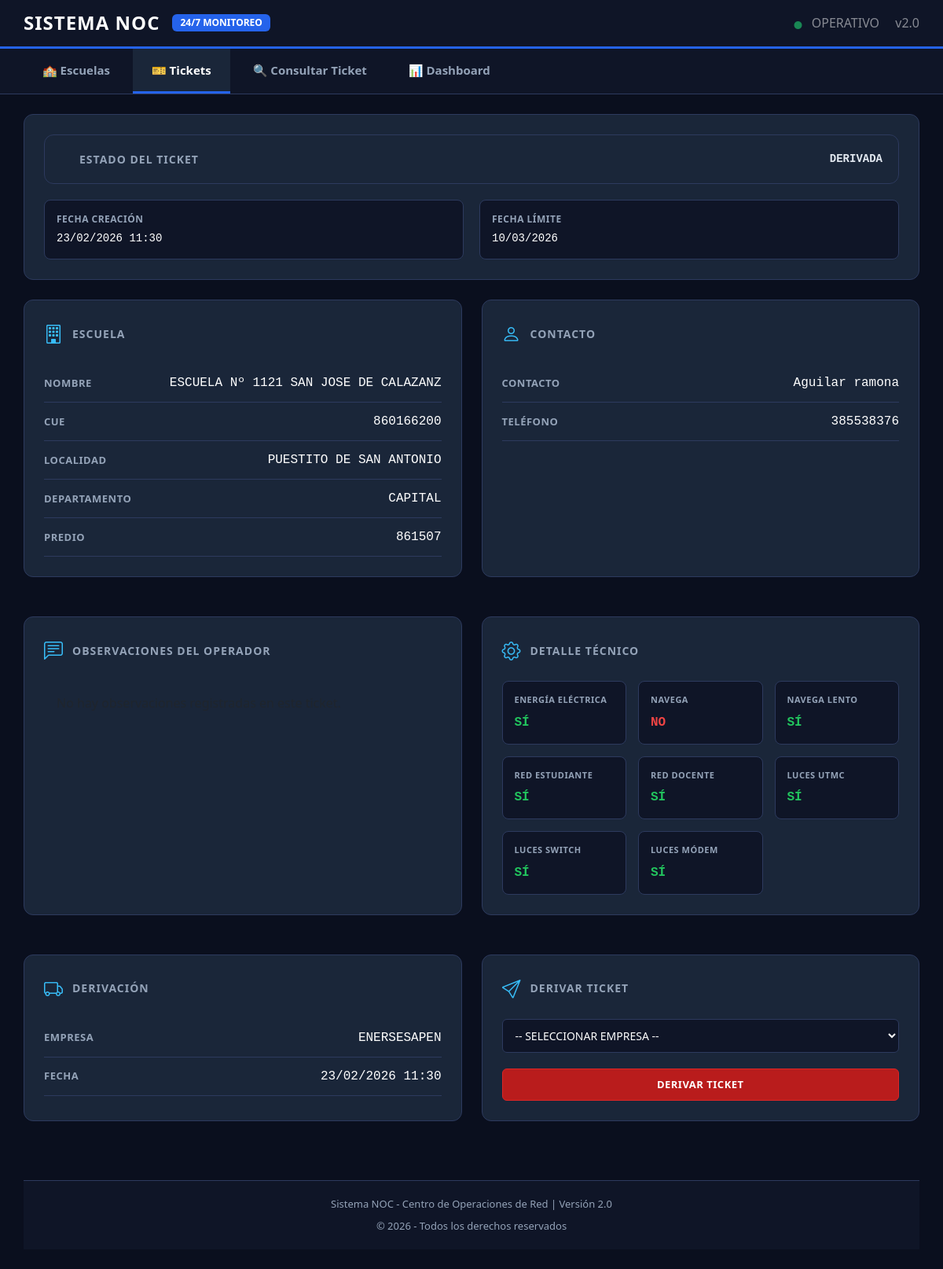
/ticket/NOC-6C619721/, run on the app's committed database.
### core/models.py (models this page shows, shortened)
class Incidencia(models.Model):
    escuela = models.ForeignKey(
        Escuela,
        on_delete=models.CASCADE,
        related_name="incidencias"
    )
    fecha = models.DateTimeField(auto_now_add=True)
    fecha_limite = models.DateTimeField(null=True, blank=True)
    fecha_cierre = models.DateTimeField(null=True, blank=True)
    ticket = models.CharField(max_length=20, blank=True)
    contacto = models.CharField(max_length=150, blank=True, null=True)
    telefono = models.CharField(max_length=50, blank=True, null=True)
    navega = models.BooleanField(null=True)
    navega_lento = models.BooleanField(null=True)
    ve_red_estudiante = models.BooleanField(null=True)
    ve_red_docente = models.BooleanField(null=True)
    luces_utmc = models.BooleanField(null=True)
    luces_switch = models.BooleanField(null=True)
    luces_modem = models.BooleanField(null=True)
    es_rural = models.BooleanField(default=False)
    tiene_energia = models.BooleanField(null=True)
    observaciones = models.TextField(blank=True)
    diagnostico = models.CharField(max_length=200, blank=True)
    ESTADOS = [
        ("ABIERTO", "Abierto"),
        ("DERIVADO", "Derivado"),
        ("EN_PROCESO", "En proceso"),
        ("RESUELTO", "Resuelto"),
        ("RECHAZADO", "Rechazado"),
        ("CERRADO", "Cerrado"),
    ]
    estado = models.CharField(
        max_length=20,
        choices=ESTADOS,
        default="ABIERTO"
    )

class Escuela(models.Model):
    ESTADOS = [
        ("OK", "Operativo"),
        ("LENTO", "Lento"),
        ("CAIDO", "Caído"),
        ("SIN_DATOS", "Sin datos"),
    ]
    numero = models.IntegerField(null=True, blank=True)
    predio_final = models.CharField(max_length=50, blank=True)
    unificar = models.CharField(max_length=50, blank=True)
    predio = models.CharField(max_length=50, blank=True)
    cue = models.CharField(max_length=20)
    escuelas = models.CharField(max_length=250)
    localidad = models.CharField(max_length=150)
    departamento = models.CharField(max_length=150)
    nivel = models.CharField(max_length=100)
    lat = models.FloatField(null=True, blank=True)
    lon = models.FloatField(null=True, blank=True)
    internet = models.CharField(max_length=100, blank=True)
    estado = models.CharField(
        max_length=10,
        choices=ESTADOS,
        default="SIN_DATOS"
    )

class Derivacion(models.Model):
    EMPRESAS = [
        ("EDUCAR", "Piso Tecnológico - EDUCAR"),
        ("ENERSESAPEN", "Proveedor de Internet"),
        ("CIDD", "antenas de Starlink/paneles solares de antenas"),
        ("ENERGIA", "Energía / Paneles solares"),
    ]
    incidencia = models.ForeignKey(
        Incidencia,
        on_delete=models.CASCADE,
        related_name="derivaciones"
    )
    empresa = models.CharField(max_length=30, choices=EMPRESAS)
    fecha = models.DateTimeField(auto_now_add=True)
    estado = models.CharField(
        max_length=20,
        choices=[
            ("ENVIADA", "Enviada"),
            ("EN_PROCESO", "En proceso"),
            ("RESUELTA", "Resuelta"),
            ],
        default="ENVIADA"
    )
    observaciones = models.TextField(blank=True)

### core/views.py (the view)
# urls.py: path("ticket/<str:ticket>/", views.ver_ticket, name="ver_ticket"),
def ver_ticket(request, ticket):
    incidencia = get_object_or_404(Incidencia, ticket=ticket)
    derivacion = Derivacion.objects.filter(incidencia=incidencia).first()
    if request.method == "POST" and request.POST.get("accion") == "cerrar_ticket":
        incidencia.estado = "RESUELTA"
        incidencia.fecha_resolucion = timezone.now()
        incidencia.save()
        return redirect("ver_ticket", ticket=incidencia.ticket)
    return render(request, "core/ver_ticket.html", {
        "incidencia": incidencia,
        "derivacion": derivacion
    })

### core/templates/core/ver_ticket.html (shortened to what this page needs)
<!DOCTYPE html>
<html lang="es">
<head>
    <link href="https://cdn.jsdelivr.net/npm/bootstrap@5.3.0/dist/css/bootstrap.min.css" rel="stylesheet">
    <link rel="stylesheet" href="https://cdn.jsdelivr.net/npm/bootstrap-icons@1.11.3/font/bootstrap-icons.min.css">
</head>
<body>
    <div class="noc-header d-flex justify-content-between align-items-center">
        <div class="d-flex align-items-center gap-3">
            <h1>SISTEMA NOC</h1>
            <span class="badge">24/7 MONITOREO</span>
        </div>
        <div class="text-white-50">
            <i class="bi bi-circle-fill text-success me-2" style="font-size: 10px;"></i>
            <span class="me-3">OPERATIVO</span>
            <span>v2.0</span>
        </div>
    </div>
    <nav class="noc-nav">
        <ul class="nav-menu">
            <li class="nav-item">
                <a href="{% url 'lista_escuelas' %}" class="nav-link">🏫 Escuelas</a>
            </li>
            <li class="nav-item">
                <a href="{% url 'lista_tickets' %}" class="nav-link active">🎫 Tickets</a>
            </li>
            <li class="nav-item">
                <a href="{% url 'consultar_ticket' %}" class="nav-link">🔍 Consultar Ticket</a>
            </li>
            <li class="nav-item">
                <a href="{% url 'dashboard_noc' %}" class="nav-link">📊 Dashboard</a>
            </li>
        </ul>
    </nav>
    <div class="main-container">
        <div class="noc-card">
            <div class="status-container">
                <span class="status-led
                    ">
                </span>
                <span class="status-title">ESTADO DEL TICKET</span>
                <span class="status-badge
                    ">
                    {{ incidencia.estado }}
                </span>
            </div>
            <div class="fechas-grid">
                <div class="fecha-item">
                    <div class="fecha-label">FECHA CREACIÓN</div>
                    <div class="fecha-valor">{{ incidencia.fecha|date:"d/m/Y H:i" }}</div>
                </div>
                <div class="fecha-item">
                    <div class="fecha-label">FECHA LÍMITE</div>
                    <div class="fecha-valor">{{ incidencia.fecha_limite|date:"d/m/Y" }}</div>
                </div>
            </div>
        </div>
        <div class="info-grid">
            <div class="noc-card">
                <div class="card-header-custom">
                    <i class="bi bi-building"></i>
                    <h3>ESCUELA</h3>
                </div>
                <ul class="info-list">
                    <li><strong>NOMBRE</strong> <span>{{ incidencia.escuela.escuelas }}</span></li>
                    <li><strong>CUE</strong> <span>{{ incidencia.escuela.cue }}</span></li>
                    <li><strong>LOCALIDAD</strong> <span>{{ incidencia.escuela.localidad }}</span></li>
                    <li><strong>DEPARTAMENTO</strong> <span>{{ incidencia.escuela.departamento }}</span></li>
                    <li><strong>PREDIO</strong> <span>{{ incidencia.escuela.predio_final }}</span></li>
                </ul>
            </div>
            <div class="noc-card">
                <div class="card-header-custom">
                    <i class="bi bi-person"></i>
                    <h3>CONTACTO</h3>
                </div>
                <ul class="info-list">
                    <li><strong>CONTACTO</strong> <span>{{ incidencia.contacto }}</span></li>
                    <li><strong>TELÉFONO</strong> <span>{{ incidencia.telefono }}</span></li>
                </ul>
            </div>
            <div class="noc-card">
               <div class="card-header-custom">
                   <i class="bi bi-chat-left-text"></i>
                   <h3>OBSERVACIONES DEL OPERADOR</h3>
            </div>
            <div class="p-3">
                {% if incidencia.observaciones %}
                    <div class="observaciones-box">
                       {{ incidencia.observaciones|linebreaks }}
                    </div>
                {% else %}
                    <div class="text-muted">
                    </div>
                {% endif %}
            </div>
       </div>
        <div class="noc-card">
            <div class="card-header-custom">
                <i class="bi bi-gear"></i>
                <h3>DETALLE TÉCNICO</h3>
            </div>
            <div class="tech-grid">
                <div class="tech-item">
                    <div class="tech-label">ENERGÍA ELÉCTRICA</div>
                    <div class="tech-value {% if incidencia.tiene_energia == True %}tech-value-yes{% elif incidencia.tiene_energia == False %}tech-value-no{% endif %}">
                        {{ incidencia.tiene_energia|yesno:"SÍ,NO,NO RELEVADO" }}
                    </div>
                </div>
                <div class="tech-item">
                    <div class="tech-label">NAVEGA</div>
                    <div class="tech-value {% if incidencia.navega == True %}tech-value-yes{% elif incidencia.navega == False %}tech-value-no{% endif %}">
                        {{ incidencia.navega|yesno:"SÍ,NO,NO RELEVADO" }}
                    </div>
                </div>
                <div class="tech-item">
                    <div class="tech-label">NAVEGA LENTO</div>
                    <div class="tech-value {% if incidencia.navega_lento == True %}tech-value-yes{% elif incidencia.navega_lento == False %}tech-value-no{% endif %}">
                        {{ incidencia.navega_lento|yesno:"SÍ,NO,NO RELEVADO" }}
                    </div>
                </div>
                <div class="tech-item">
                    <div class="tech-label">RED ESTUDIANTE</div>
                    <div class="tech-value {% if incidencia.ve_red_estudiante == True %}tech-value-yes{% elif incidencia.ve_red_estudiante == False %}tech-value-no{% endif %}">
                        {{ incidencia.ve_red_estudiante|yesno:"SÍ,NO,NO RELEVADO" }}
                    </div>
                </div>
                <div class="tech-item">
                    <div class="tech-label">RED DOCENTE</div>
                    <div class="tech-value {% if incidencia.ve_red_docente == True %}tech-value-yes{% elif incidencia.ve_red_docente == False %}tech-value-no{% endif %}">
                        {{ incidencia.ve_red_docente|yesno:"SÍ,NO,NO RELEVADO" }}
                    </div>
                </div>
                <div class="tech-item">
                    <div class="tech-label">LUCES UTMc</div>
                    <div class="tech-value {% if incidencia.luces_utmc == True %}tech-value-yes{% elif incidencia.luces_utmc == False %}tech-value-no{% endif %}">
                        {{ incidencia.luces_utmc|yesno:"SÍ,NO,NO RELEVADO" }}
                    </div>
                </div>
                <div class="tech-item">
                    <div class="tech-label">LUCES SWITCH</div>
                    <div class="tech-value {% if incidencia.luces_switch == True %}tech-value-yes{% elif incidencia.luces_switch == False %}tech-value-no{% endif %}">
                        {{ incidencia.luces_switch|yesno:"SÍ,NO,NO RELEVADO" }}
                    </div>
                </div>
                <div class="tech-item">
                    <div class="tech-label">LUCES MÓDEM</div>
                    <div class="tech-value {% if incidencia.luces_modem == True %}tech-value-yes{% elif incidencia.luces_modem == False %}tech-value-no{% endif %}">
                        {{ incidencia.luces_modem|yesno:"SÍ,NO,NO RELEVADO" }}
                    </div>
                </div>
            </div>
        </div>
        {% if derivacion %}
        <div class="noc-card">
            <div class="card-header-custom">
                <i class="bi bi-truck"></i>
                <h3>DERIVACIÓN</h3>
            </div>
            <ul class="info-list">
                <li><strong>EMPRESA</strong> <span>{{ derivacion.empresa }}</span></li>
                <li><strong>FECHA</strong> <span>{{ derivacion.fecha|date:"d/m/Y H:i" }}</span></li>
            </ul>
        </div>
        {% endif %}
        <div class="noc-card">
            {% if incidencia.estado == "RESUELTO" or incidencia.estado == "CERRADO" %}
                <div class="text-center py-4">
                    <span class="status-badge status-badge-blue" style="font-size: 16px; padding: 8px 20px; border: 1px solid #3b82f6; border-radius: 6px; background: rgba(59, 130, 246, 0.1);">
                        TICKET FINALIZADO
                    </span>
                    {% if incidencia.fecha_resolucion %}
                    <p class="text-muted mt-3" style="color: #94a3b8;">Resuelto el {{ incidencia.fecha_resolucion|date:"d/m/Y H:i" }}</p>
                    {% endif %}
                </div>
            {% else %}
                <div class="card-header-custom">
                    <i class="bi bi-send"></i>
                    <h3>DERIVAR TICKET</h3>
                </div>
                <form method="post" action="{% url 'derivar_ticket' incidencia.ticket %}">
                    <select name="empresa" class="form-select-custom" required>
                        <option value="">-- SELECCIONAR EMPRESA --</option>
                    </select>
                    <button type="submit" class="btn-derivar">
                        DERIVAR TICKET
                    </button>
                </form>
            {% endif %}
        </div>
    </div>
    <footer class="noc-footer">
        <div>Sistema NOC - Centro de Operaciones de Red | Versión 2.0</div>
        <div class="mt-2">© {% now "Y" %} - Todos los derechos reservados</div>
    </footer>
</body>
</html>

### data on the page
Incidencia: estado "DERIVADA", fecha "23/02/2026 11:30", fecha_limite "10/03/2026", escuela.escuelas "ESCUELA Nº 1121 SAN JOSE DE CALAZANZ", escuela.cue "860166200", escuela.localidad "PUESTITO DE SAN ANTONIO", escuela.departamento "CAPITAL", escuela.predio_final "861507", contacto "Aguilar ramona", telefono "385538376", tiene_energia "SÍ", navega "NO", navega_lento "SÍ", ve_red_estudiante "SÍ", ve_red_docente "SÍ", luces_utmc "SÍ", luces_switch "SÍ", luces_modem "SÍ"
Derivacion: empresa "ENERSESAPEN", fecha "23/02/2026 11:30"
